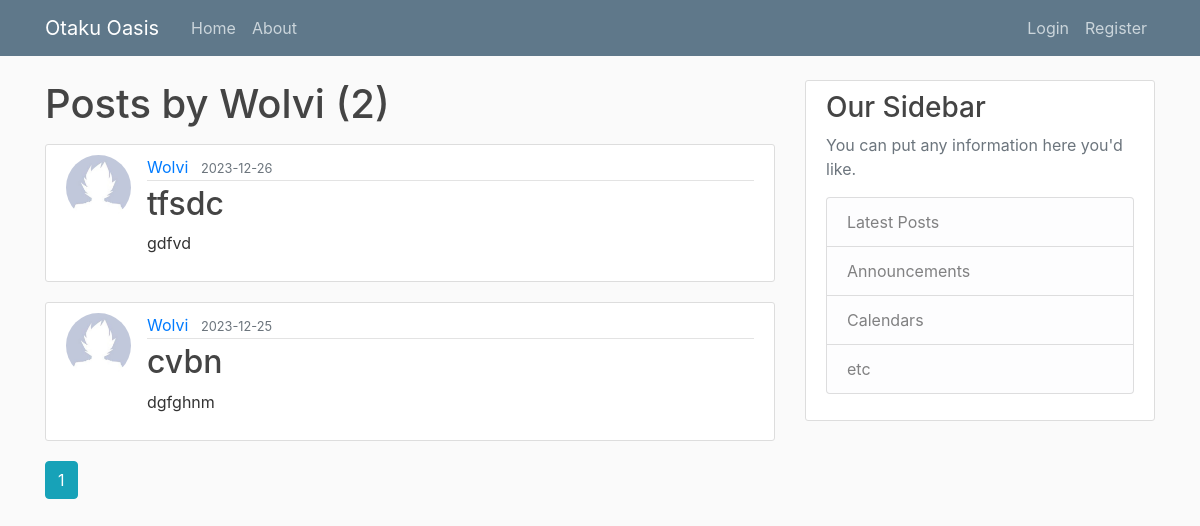
The page /user/Wolvi on the database as committed earlier.
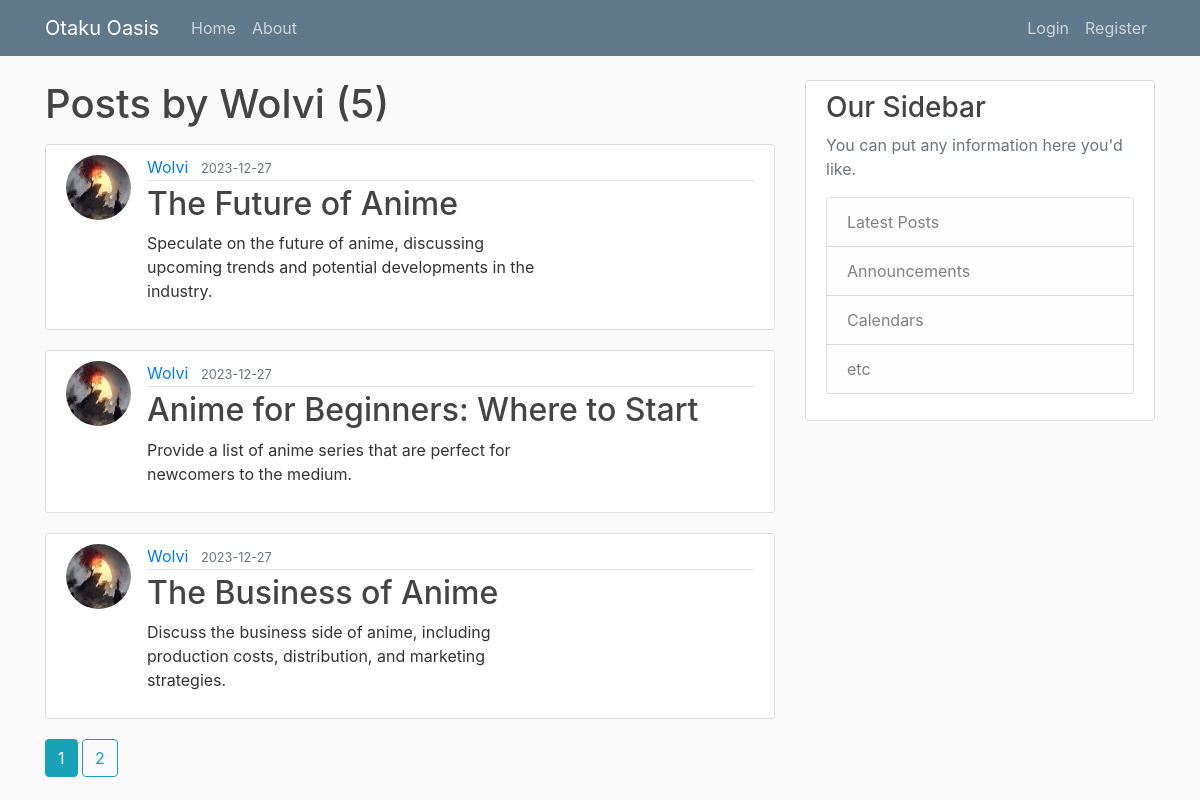
The same page on the database as committed later.
### application/models.py (models this page shows, shortened)
class Post(db.Model):
    id = db.Column(db.Integer, primary_key = True)
    title = db.Column(db.String(100), nullable= False)
    date_posted = db.Column(db.DateTime, nullable= False, default = datetime.utcnow) # no parenthesis cause we need the function not the time right now
    content = db.Column(db.Text, nullable=False)
    user_id = db.Column(db.Integer, db.ForeignKey('user.id'), nullable=False)

class User(db.Model, UserMixin):
    id = db.Column(db.Integer, primary_key = True)
    username = db.Column(db.String(20), unique =True , nullable = False)
    email = db.Column(db.String(120), unique =True , nullable = False)
    image_file = db.Column(db.String(20), nullable = False, default = 'default.jpg')
    password = db.Column(db.String(60),  nullable = False)
    posts = db.relationship('Post', backref='author', lazy=True) # data is not loaded unless actually needed (lazy collection)

### application/users/routes.py (the view)
@users.route('/user/<string:username>')
def user_posts(username):
    page = request.args.get('page', 1, type=int)
    user = User.query.filter_by(username=username).first_or_404()
    posts = Post.query.filter_by(author=user)\
        .order_by(Post.date_posted.desc())\
        .paginate(page = page,per_page=3)
    return render_template('user_posts.html', posts=posts, user=user)

### application/templates/user_posts.html
{% extends "layout.html" %}
{% block content %}
    <h1 class="mb-3">Posts by {{ user.username }} ({{ posts.total }})</h1>
    {% for post in posts.items %}
        <article class="media content-section">
          <img class="rounded-circle article-img" src="{{ url_for('static', filename='profile_pics/' + post.author.image_file) }}">
          <div class="media-body">
            <div class="article-metadata">
              <a class="mr-2" href="{{ url_for('users.user_posts', username=post.author.username) }}">{{ post.author.username }}</a>
              <small class="text-muted">{{ post.date_posted.strftime('%Y-%m-%d') }}</small>
            </div>
            <h2><a class="article-title" href="{{ url_for('posts.post', post_id=post.id) }}">{{ post.title }}</a></h2>
            <p class="article-content-home">{{ post.content }}</p>
          </div>
        </article>
    {% endfor %}
    {% for page_num in posts.iter_pages(left_edge=1, right_edge=1, left_current=1, right_current=2) %}
      {% if page_num %}
        {% if posts.page == page_num %}
          <a class="btn btn-info mb-4" href="{{ url_for('users.user_posts', username=user.username, page=page_num) }}">{{ page_num }}</a>
        {% else %}
          <a class="btn btn-outline-info mb-4" href="{{ url_for('users.user_posts', username=user.username, page=page_num) }}">{{ page_num }}</a>
        {% endif %}
      {% else %}
        ...
      {% endif %}
    {% endfor %}
{% endblock content %}

Rows that differ between the two databases and show on the page:
no longer on this page (row edited): Post: image_file (placeholder picture), author.username "Wolvi", date_posted "2023-12-26", title "tfsdc", content "gdfvd"
no longer on this page (row edited): Post: image_file (placeholder picture), author.username "Wolvi", date_posted "2023-12-25", title "cvbn", content "dgfghnm"
added Post: image_file (picture), author.username "Wolvi", date_posted "2023-12-27", title "The Future of Anime", content "Speculate on the future of anime, discussing upcoming trends and potential developments in the industry."
added Post: image_file (picture), author.username "Wolvi", date_posted "2023-12-27", title "Anime for Beginners: Where to Start", content "Provide a list of anime series that are perfect for newcomers to the medium."
added Post: image_file (picture), author.username "Wolvi", date_posted "2023-12-27", title "The Business of Anime", content "Discuss the business side of anime, including production costs, distribution, and marketing strategies."
Other text that changed with them:
{{ posts.total }}: "2" → "5"
new list line: "2"
